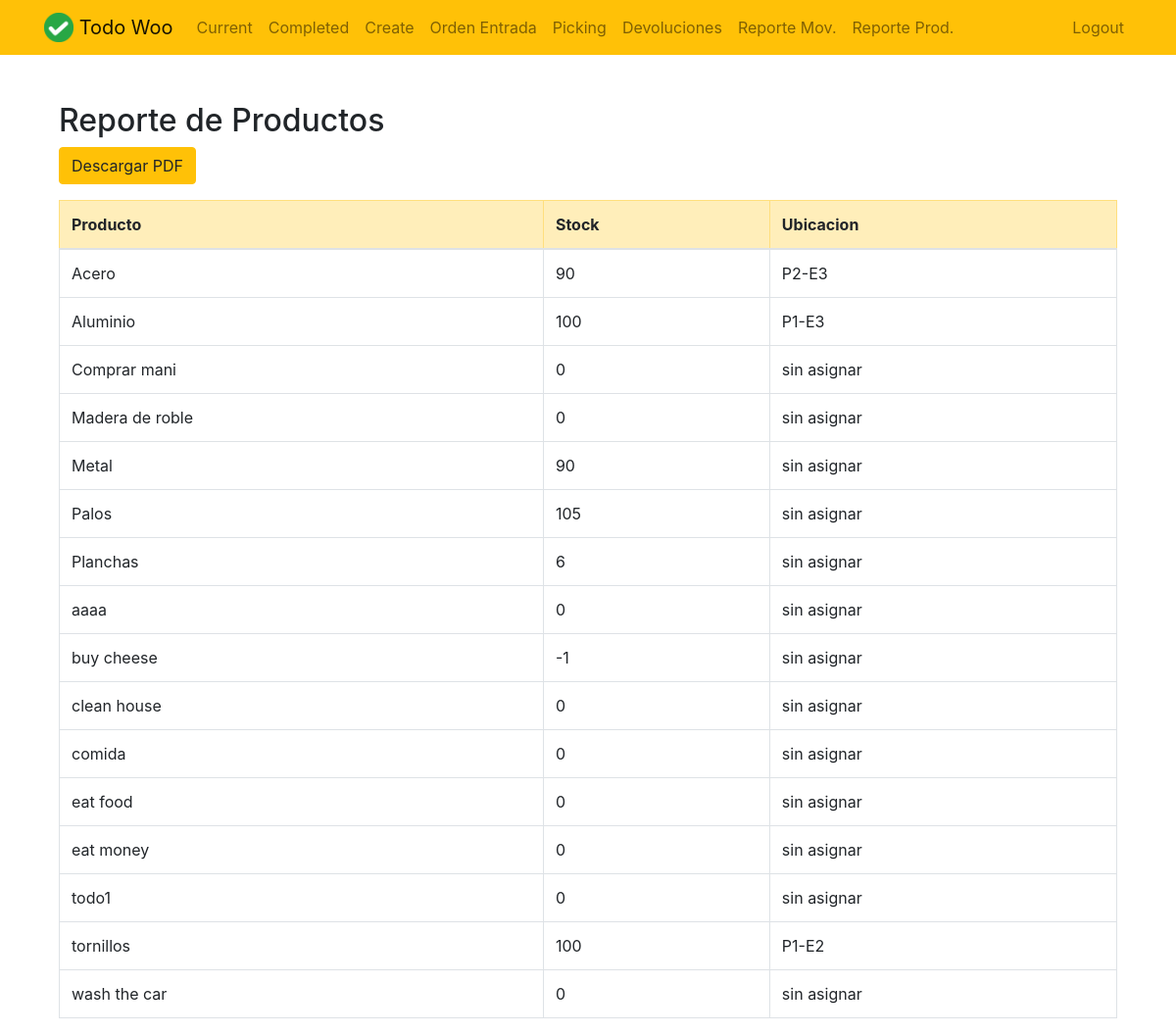
/reportes/productos/ (signed in), run on an earlier commit of the app's database.
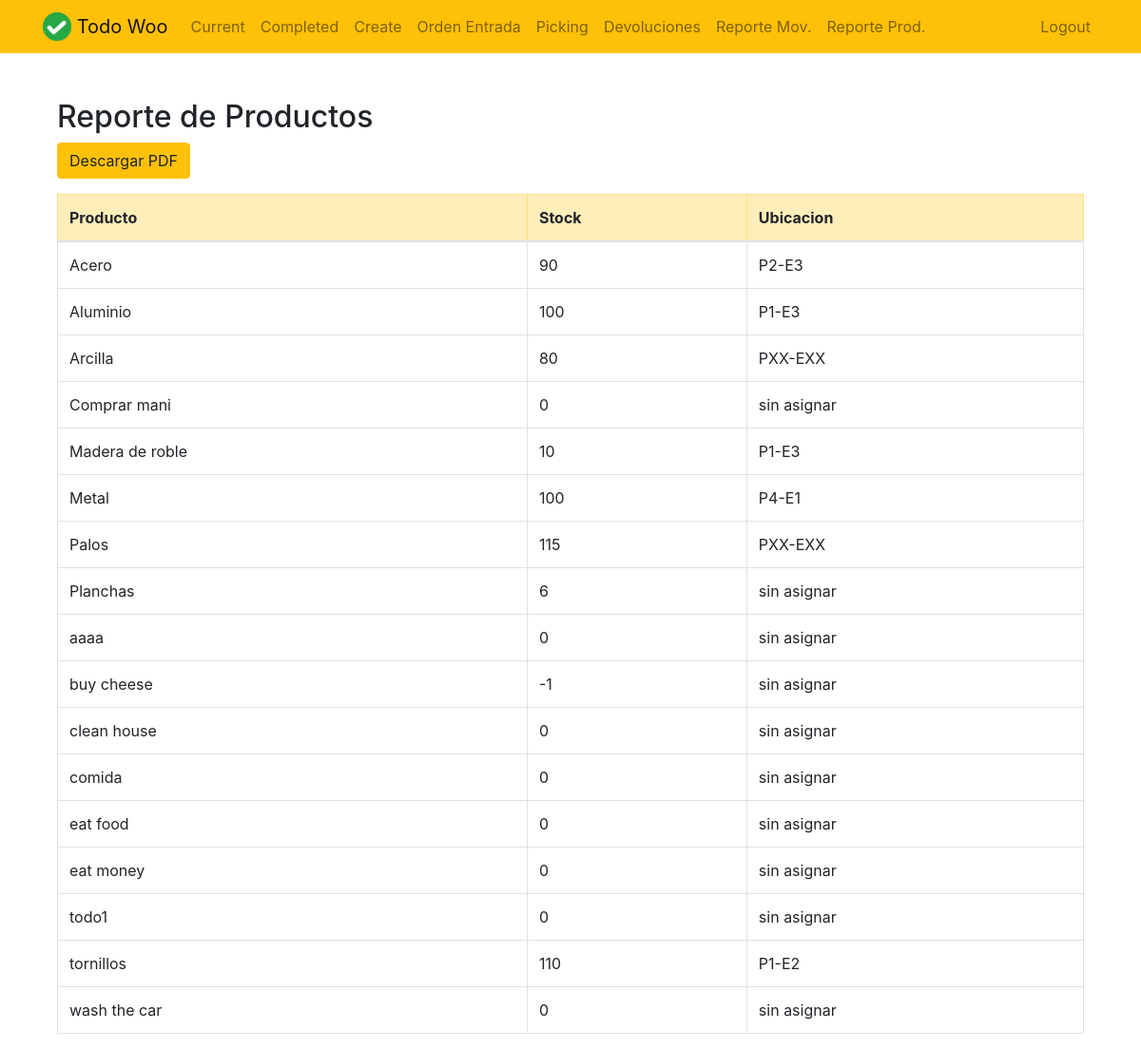
And on a later commit of the database.
### todo/models.py (models this page shows, shortened)
class Todo(models.Model):
    title = models.CharField(max_length=100)
    memo = models.TextField(blank=True)
    created = models.DateTimeField(auto_now_add = True)
    datecompleted = models.DateTimeField(null = True, blank=True)
    important = models.BooleanField(default = False)
    user = models.ForeignKey(User,on_delete=models.CASCADE)
    ubicacion = models.ForeignKey('Ubicacion', on_delete=models.SET_NULL, null=True, blank=True)
    @property
    def stock(self):
        entradas = self.movimiento_set.filter(tipo='entrada') \
                         .aggregate(total=Sum('cantidad'))['total'] or 0
        salidas  = self.movimiento_set.filter(tipo='salida') \
                         .aggregate(total=Sum('cantidad'))['total'] or 0
        return entradas - salidas

class Ubicacion(models.Model):
    pasillo = models.CharField(max_length=10)
    estante = models.CharField(max_length=10)
    descripcion = models.TextField(blank=True)
    def __str__(self):
        return f"P{self.pasillo}-E{self.estante}"

### todo/views.py (the view)
# urls.py: path('reportes/productos/',   views.reporte_productos,      name='reporte_productos'),
@login_required
def reporte_productos(request):
    productos = Todo.objects.all().order_by('title')
    return render(request, 'todo/reporte_productos.html', {
        'productos': productos
    })

### todo/templates/todo/reporte_productos.html
{% extends "todo/base.html" %}
{% block content %}
<div class="container mt-5">
    <h2>Reporte de Productos</h2>
    <a href="{% url 'reporte_productos_pdf' %}" class="btn btn-warning mb-3">Descargar PDF</a>
    <table class="table table-bordered">
        <thead class="table-warning">
            <tr>
                <th>Producto</th>
                <th>Stock</th>
                <th>Ubicacion</th>
            </tr>
        </thead>
        <tbody>
            {% for prod in productos %}
            <tr>
                <td>{{ prod.title }}</td>
                <td>{{ prod.stock }}</td>
                <td>
                    {% if prod.ubicacion %}
                    {{ prod.ubicacion }}
                    {% else %}
                    sin asignar
                    {% endif %}
                </td>
            </tr>
            {% endfor %}
        </tbody>
    </table>
</div>
{% endblock %}

### todo/templates/todo/base.html (shortened to what this page needs)
{% load static %}
<!doctype html>
<html lang="en">
<head>
    <link rel="stylesheet" href="https://stackpath.bootstrapcdn.com/bootstrap/4.4.1/css/bootstrap.min.css">
</head>
<body>
    <nav class="navbar navbar-expand-md navbar-light bg-warning">
        <div class="container">
            <a class="navbar-brand" href="{% url 'home' %}">
                <img src="{% static 'todo/logo.png' %}" width="30" height="30" class="d-inline-block align-top">
                <span>Todo Woo</span>
            </a>
            <div class="collapse navbar-collapse" id="navbarNav">
                {% if user.is_authenticated %}
                <ul class="navbar-nav mr-auto">
                    <li class="nav-item {{ current }}">
                        <a class="nav-link" href="{% url 'currenttodos' %}">Current</a>
                    </li>
                    <li class="nav-item {{ completed }}">
                        <a class="nav-link" href="{% url 'completetodos' %}">Completed</a>
                    </li>
                    <li class="nav-item {{ create }}">
                        <a class="nav-link" href="{% url 'createtodo' %}">Create</a>
                    </li>
                    <li class="nav-item {{ ordenentrada }}">
                        <a class="nav-link" href="{% url 'crear_orden_entrada' %}">Orden Entrada</a>
                    </li>
                    <li class="nav-item {{ picking }}">
                        <a class="nav-link" href="{% url 'crear_picking' %}">Picking</a>
                    </li>
                    <li class="nav-item {{ devoluciones }}">
                        <a class="nav-link" href="{% url 'crear_devolucion' %}">Devoluciones</a>
                    </li>
                    <li class="nav-item {{ reporte_movimientos }}">
                        <a class="nav-link" href="{% url 'reporte_movimientos' %}">Reporte Mov.</a>
                    </li>
                    <li class="nav-item {{ reporte_productos }}">
                        <a class="nav-link" href="{% url 'reporte_productos' %}">Reporte Prod.</a>
                    </li>
                </ul>
                {% endif %}
                <ul class="navbar-nav ml-auto">
                    {% if user.is_authenticated %}
                    <li class="nav-item">
                        <a href="#" onclick="$('#signOutBtn').click()" class="nav-link">Logout</a>
                    </li>
                    {% endif %}
                </ul>
            </div>
        </div>
    </nav>
    <div class="container">
        {% block content %}{% endblock %}
    </div>
</body>
</html>

What changed in the data, as far as the page shows it:
added Todo: title "Arcilla", stock "80", ubicacion "PXX-EXX"
changed Todo "Madera de roble": stock "0" → "10"; ubicacion (not shown) → "P1-E3"; no longer shows "sin asignar"
changed Todo "Metal": stock "90" → "100"; ubicacion (not shown) → "P4-E1"; no longer shows "sin asignar"
changed Todo "Palos": stock "105" → "115"; ubicacion (not shown) → "PXX-EXX"; no longer shows "sin asignar"
computed for Todo "tornillos": stock "100" → "110"
